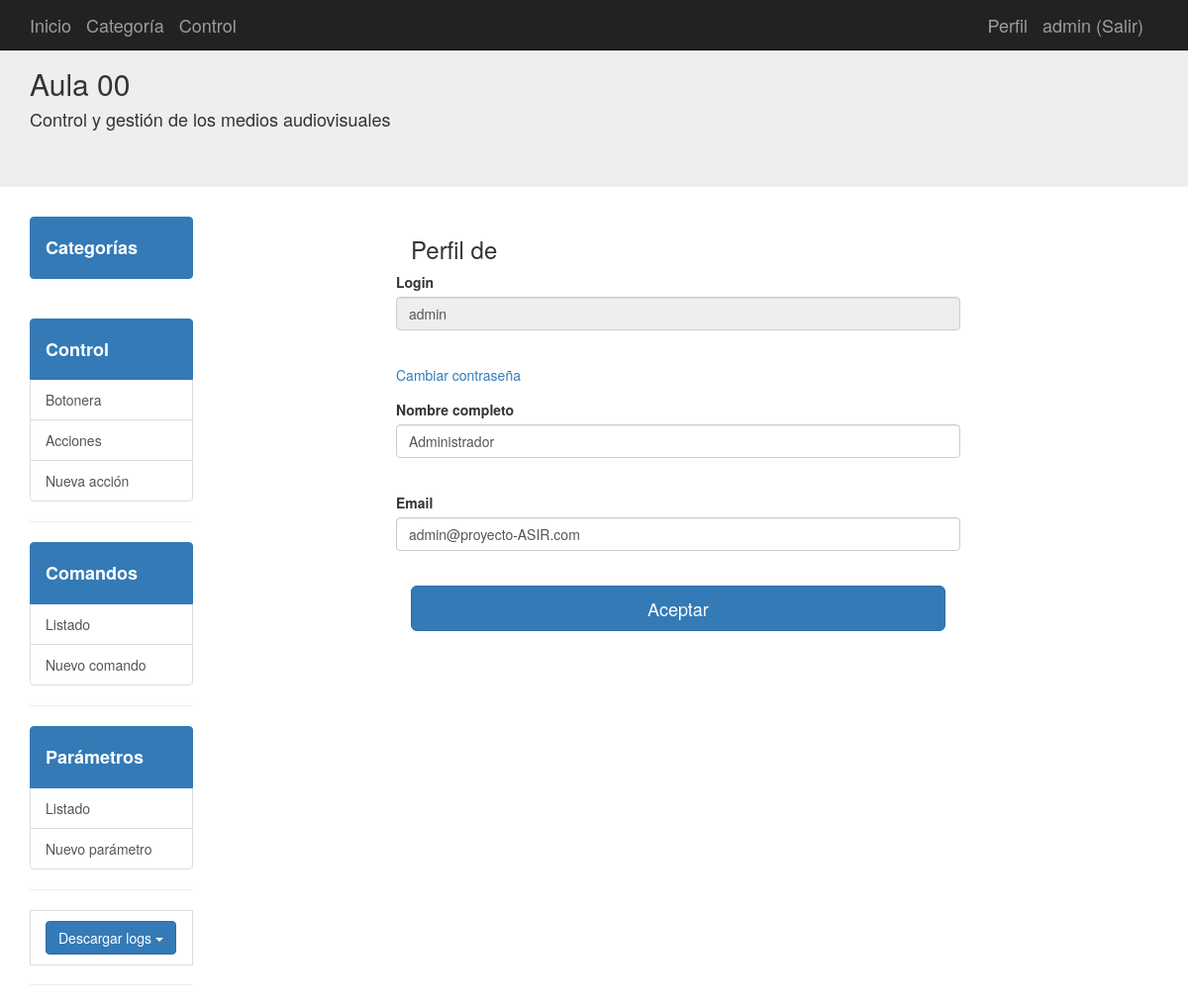
Screenshot of /perfil/admin (signed in) with the database file from the repository.
### aplicacion/models.py (models this page shows, shortened)
class Usuarios(db.Model):
	__tablename__ = 'usuarios'
	id = Column(Integer, primary_key=True)
	username = Column(String(100),nullable=False)
	password_hash = Column(String(128),nullable=False)
	nombre = Column(String(200),nullable=False)
	email = Column(String(200),nullable=False)
	admin = Column(Boolean, default=False)
	@property
	def password(self):
		raise AttributeError('password is not a readable attribute')
	def is_admin(self):
		return self.admin

### aplicacion/app.py (the view)
@app.route('/perfil/<username>', methods=["get","post"])
@login_required
def perfil(username):
	user=Usuarios.query.filter_by(username=username).first()
	if user is None:
		abort(404)
	form=formUsuario(request.form,obj=user)
	del form.password
	if form.validate_on_submit():
		form.populate_obj(user)
		db.session.commit()
		return redirect(url_for("inicio"))
	return render_template("usuarios_new.html",form=form,perfil=True)

### aplicacion/forms.py
class formUsuario(FlaskForm):
	username = StringField('Login', validators=[Required()])
	password = PasswordField('Password', validators=[Required()])
	nombre = StringField('Nombre completo')
	email = EmailField('Email')
	submit = SubmitField('Aceptar')

### aplicacion/app.py (called while the page is built)
@login_manager.user_loader
def load_user(user_id):
	return Usuarios.query.get(int(user_id))

### aplicacion/templates/usuarios_new.html (shortened to what this page needs)
  {% extends "base.html" %}
{% block contenido %}
<div class="container">
  <div class="col-md-2"></div>
  <div class="col-md-6">
    {% if not perfil %}
      <h3>Registro de usuario</h3>
    {% else %}
      <h3>Perfil de {{session["username"]}}</h3>
    {% endif %}
      <form class="form-horizontal"  method="post">
        <div class="form-group">
        {% if not perfil %}
          {{form.username.label() }}{{form.username(size="100",class="form-control")}}<br/>
        {% else %}
          {{form.username.label() }}{{form.username(readonly="readonly",size="100",class="form-control")}}<br/>
        {% endif %}
        </div>
        <div class="form-group">
        {% if not perfil %}
          {{form.password.label() }}{{form.password(size="100",class="form-control")}}<br/>
        {% else %}
          <a href="/changepassword/{{session['username']}}">Cambiar contraseña</a><br/>
        {% endif %}
        </div>
        <div class="form-group">
          {{form.nombre.label() }}{{form.nombre(size="100",class="form-control")}}<br/>
        </div>
        <div class="form-group">
          {{form.email.label() }}{{form.email(size="100",class="form-control")}}<br/>
        </div>
          {{form.submit(class="btn btn-lg btn-primary btn-block")}}
    </form>
    <br/>
  </div>
</div>
{% endblock %}

### aplicacion/templates/base.html (shortened to what this page needs)
{% extends "bootstrap/base.html" %}
{% block navbar %}
<link rel="stylesheet" href="/static/css/style.css">
<nav class="navbar navbar-inverse navbar-fixed-top">
      <div class="container">
        <div class="navbar-header">
          <a class="navbar-brand" href="/">Inicio</a>
          <a class="navbar-brand" href="{{url_for('categorias')}}">Categoría</a>
          <a class="navbar-brand" href="{{url_for('botonera')}}">Control</a>
        </div>
        <div id="navbar" class="navbar-collapse collapse navbar-right">
          {% if current_user.is_authenticated %}
          <a class="navbar-brand " href="/perfil/{{current_user.username}}"> Perfil</a>
          <a class="navbar-brand " href="/logout"> {{current_user.username}} (Salir)</a>
          {% else %}
          <a class="navbar-brand " href="/login">Login</a>
          <a class="navbar-brand " href="/registro">Registro</a>
          {% endif %}
        </div>
      </div>
    </nav>
    <div class="jumbotron">
      <div class="container">
        <h2>Aula 00</h2>
        <h4>Control y gestión de los medios audiovisuales</h4>
      </div>
    </div>
{% endblock %}
{% block content %}
<div class="container-fluid">
  <div class="row">
    <div class="container">
      <div class="row">
          <div class="col-md-2 offset-md-2">
            <div class="list-group">
              <a class="list-group-item active" href="{{url_for('categorias')}}"><h4><strong>Categorías</strong></h4></a>
            </div>
            <br>
            {% if current_user.is_authenticated and current_user.is_admin()  %}
            <div class="list-group">
              <a class="list-group-item active" href="{{url_for('botonera')}}"><h4><strong>Control</strong></h4></a>
              <a class="list-group-item" href="{{url_for('botonera')}}" >Botonera</a>
              <a class="list-group-item" href="{{url_for('acciones_botonera')}}">Acciones</a>
              <a class="list-group-item" href="{{url_for('accion_boton_new')}}">Nueva acción</a>
            </div>
            <hr>
            <div class="list-group">
              <a class="list-group-item active" href="{{url_for('comandos')}}"><h4><strong>Comandos</strong></h4></a>
              <a class="list-group-item" href="{{url_for('comandos')}}">Listado</a>
              <a class="list-group-item" href="{{url_for('comandos_new')}}">Nuevo comando</a>
            </div>
            <hr>
            <div class="list-group">
              <a class="list-group-item active" href="{{url_for('parametros')}}"><h4><strong>Parámetros</strong></h4></a>
              <a class="list-group-item" href="{{url_for('parametros')}}">Listado</a>
              <a class="list-group-item" href="{{url_for('parametros_new')}}">Nuevo parámetro</a>
            </div>
            <hr>
            <div class="dropdown list-group-item">
              <button class="btn btn-primary dropdown-toggle" type="button" data-toggle="dropdown">Descargar logs
              <span class="caret"></span></button>
            </div>
              {% endif %}
            <hr>
          </div>
        {% block contenido %}{% endblock %}
      </div>
    </div>
  </div>
</div>
{% endblock %}

### rows the page displays
Usuarios: username "admin", nombre "Administrador", email "admin@proyecto-ASIR.com"
